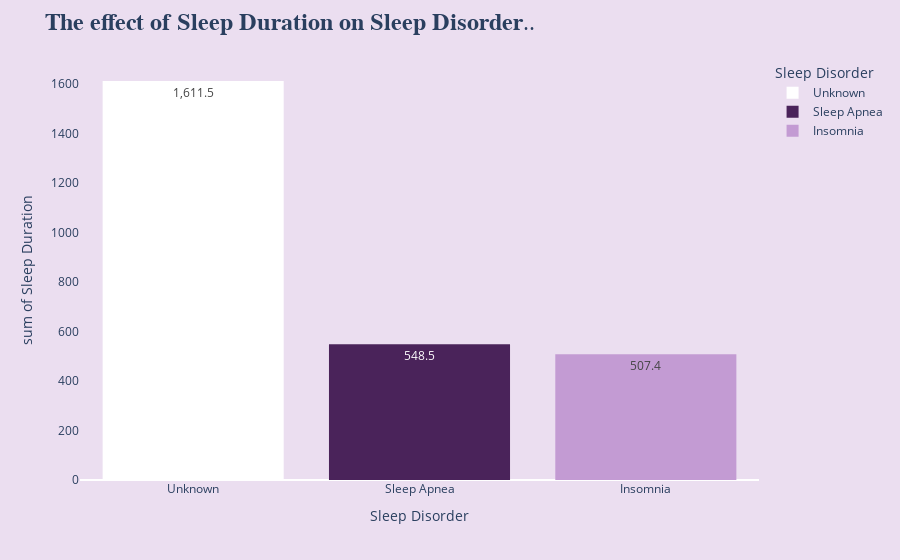

Notebook code for this chart:
### Code cell
import pandas as pd
import plotly.express as px

# Veriyi okuma
sleep_data = pd.read_csv('Sleep_health_and_lifestyle_dataset.csv')

# 'None' değerleri 'Unknown' olarak değiştirme
sleep_data['Sleep Disorder'].fillna('Unknown', inplace=True)

# Histogram oluşturma
fig = px.histogram(sleep_data, x='Sleep Disorder', y='Sleep Duration',
                   color='Sleep Disorder', color_discrete_sequence=['white', '#4A235A', '#C39BD3'],
                   text_auto=True)

# Layout ayarları
fig.update_layout(title='<b>The effect of Sleep Duration on Sleep Disorder</b>..',
                  titlefont={'size': 24, 'family': 'Serif'},
                  showlegend=True,
                  paper_bgcolor='#EBDEF0',
                  plot_bgcolor='#EBDEF0')

# 'None' değerlerini göstermek için etiket ekleme
fig.for_each_trace(lambda t: t.update(name=t.name.replace('nan', 'None')))

fig.update_yaxes(showgrid=False)

# Çıktıyı gösterme
fig.show()

### Figure 1 — Plotly figure (JSON) as saved in the notebook; plotly's stock layout.template omitted (floating-point values rounded to 4 significant figures; data arrays with more than 128 entries replaced by an {"elided": "..."} marker saying what was removed)
{"data": [{"alignmentgroup": "True", "bingroup": "x", "histfunc": "sum", "hovertemplate": "Sleep Disorder=%{x}<br>sum of Sleep Duration=%{y}<extra></extra>", "legendgroup": "Unknown", "marker": {"color": "white", "pattern": {"shape": ""}}, "name": "Unknown", "offsetgroup": "Unknown", "orientation": "v", "showlegend": true, "texttemplate": "%{value}", "type": "histogram", "x": {"elided": "219 str values"}, "xaxis": "x", "y": {"elided": "219 float values"}, "yaxis": "y"}, {"alignmentgroup": "True", "bingroup": "x", "histfunc": "sum", "hovertemplate": "Sleep Disorder=%{x}<br>sum of Sleep Duration=%{y}<extra></extra>", "legendgroup": "Sleep Apnea", "marker": {"color": "#4A235A", "pattern": {"shape": ""}}, "name": "Sleep Apnea", "offsetgroup": "Sleep Apnea", "orientation": "v", "showlegend": true, "texttemplate": "%{value}", "type": "histogram", "x": ["Sleep Apnea", "Sleep Apnea", "Sleep Apnea", "Sleep Apnea", "Sleep Apnea", "Sleep Apnea", "Sleep Apnea", "Sleep Apnea", "Sleep Apnea", "Sleep Apnea", "Sleep Apnea", "Sleep Apnea", "Sleep Apnea", "Sleep Apnea", "Sleep Apnea", "Sleep Apnea", "Sleep Apnea", "Sleep Apnea", "Sleep Apnea", "Sleep Apnea", "Sleep Apnea", "Sleep Apnea", "Sleep Apnea", "Sleep Apnea", "Sleep Apnea", "Sleep Apnea", "Sleep Apnea", "Sleep Apnea", "Sleep Apnea", "Sleep Apnea", "Sleep Apnea", "Sleep Apnea", "Sleep Apnea", "Sleep Apnea", "Sleep Apnea", "Sleep Apnea", "Sleep Apnea", "Sleep Apnea", "Sleep Apnea", "Sleep Apnea", "Sleep Apnea", "Sleep Apnea", "Sleep Apnea", "Sleep Apnea", "Sleep Apnea", "Sleep Apnea", "Sleep Apnea", "Sleep Apnea", "Sleep Apnea", "Sleep Apnea", "Sleep Apnea", "Sleep Apnea", "Sleep Apnea", "Sleep Apnea", "Sleep Apnea", "Sleep Apnea", "Sleep Apnea", "Sleep Apnea", "Sleep Apnea", "Sleep Apnea", "Sleep Apnea", "Sleep Apnea", "Sleep Apnea", "Sleep Apnea", "Sleep Apnea", "Sleep Apnea", "Sleep Apnea", "Sleep Apnea", "Sleep Apnea", "Sleep Apnea", "Sleep Apnea", "Sleep Apnea", "Sleep Apnea", "Sleep Apnea", "Sleep Apnea", "Sleep Apnea", "Sleep Apnea", "Sleep Apnea"], "xaxis": "x", "y": [5.9, 5.9, 6.5, 6, 6.4, 7.7, 5.8, 5.8, 7.4, 6.6, 7.2, 7.1, 7.4, 6.8, 6.8, 7.8, 6.5, 5.9, 6, 6.1, 6.1, 6.1, 6.1, 6.2, 6.2, 6.2, 8.1, 8.1, 6.1, 6, 6, 6, 6, 6, 6, 6, 6.1, 6, 6.1, 6.1, 6, 6.1, 6, 6.1, 6.1, 6, 6.1, 6.1, 8.1, 8.1, 8.2, 8.2, 8.2, 8.2, 8.2, 8.1, 8.1, 8.1, 8, 8, 8, 8, 8, 8, 8.2, 8.2, 8.2, 8.2, 8, 8, 8.1, 8, 8.1, 8.1, 8, 8.1, 8.1, 8.1], "yaxis": "y"}, {"alignmentgroup": "True", "bingroup": "x", "histfunc": "sum", "hovertemplate": "Sleep Disorder=%{x}<br>sum of Sleep Duration=%{y}<extra></extra>", "legendgroup": "Insomnia", "marker": {"color": "#C39BD3", "pattern": {"shape": ""}}, "name": "Insomnia", "offsetgroup": "Insomnia", "orientation": "v", "showlegend": true, "texttemplate": "%{value}", "type": "histogram", "x": ["Insomnia", "Insomnia", "Insomnia", "Insomnia", "Insomnia", "Insomnia", "Insomnia", "Insomnia", "Insomnia", "Insomnia", "Insomnia", "Insomnia", "Insomnia", "Insomnia", "Insomnia", "Insomnia", "Insomnia", "Insomnia", "Insomnia", "Insomnia", "Insomnia", "Insomnia", "Insomnia", "Insomnia", "Insomnia", "Insomnia", "Insomnia", "Insomnia", "Insomnia", "Insomnia", "Insomnia", "Insomnia", "Insomnia", "Insomnia", "Insomnia", "Insomnia", "Insomnia", "Insomnia", "Insomnia", "Insomnia", "Insomnia", "Insomnia", "Insomnia", "Insomnia", "Insomnia", "Insomnia", "Insomnia", "Insomnia", "Insomnia", "Insomnia", "Insomnia", "Insomnia", "Insomnia", "Insomnia", "Insomnia", "Insomnia", "Insomnia", "Insomnia", "Insomnia", "Insomnia", "Insomnia", "Insomnia", "Insomnia", "Insomnia", "Insomnia", "Insomnia", "Insomnia", "Insomnia", "Insomnia", "Insomnia", "Insomnia", "Insomnia", "Insomnia", "Insomnia", "Insomnia", "Insomnia", "Insomnia"], "xaxis": "x", "y": [5.9, 6.3, 6.5, 6.4, 6, 7.2, 6.6, 7.2, 6.5, 7.6, 6.5, 6.7, 6.3, 6.7, 6.5, 6.7, 6.4, 6.5, 6.5, 6.5, 6.5, 6.5, 6.5, 6.5, 6.5, 6.5, 7.8, 7.8, 6.6, 6.4, 6.3, 6.4, 6.6, 6.3, 6.6, 6.3, 6.6, 6.3, 6.6, 6.3, 6.6, 6.3, 6.6, 6.3, 6.4, 6.5, 6.3, 6.4, 6.5, 6.3, 6.4, 6.5, 6.3, 6.5, 6.3, 6.8, 6.8, 6.8, 6.5, 6.5, 6.5, 6.5, 6.6, 6.6, 6.6, 6.6, 6.6, 7.3, 7.3, 6.1, 6.5, 6.5, 6.6, 6.6, 6.6, 6.6, 8.3], "yaxis": "y"}], "layout": {"barmode": "relative", "legend": {"title": {"text": "Sleep Disorder"}, "tracegroupgap": 0}, "margin": {"t": 60}, "paper_bgcolor": "#EBDEF0", "plot_bgcolor": "#EBDEF0", "showlegend": true, "title": {"font": {"family": "Serif", "size": 24}, "text": "<b>The effect of Sleep Duration on Sleep Disorder</b>.."}, "xaxis": {"anchor": "y", "categoryarray": ["Unknown", "Sleep Apnea", "Insomnia"], "categoryorder": "array", "domain": [0, 1], "title": {"text": "Sleep Disorder"}}, "yaxis": {"anchor": "x", "domain": [0, 1], "showgrid": false, "title": {"text": "sum of Sleep Duration"}}}}
